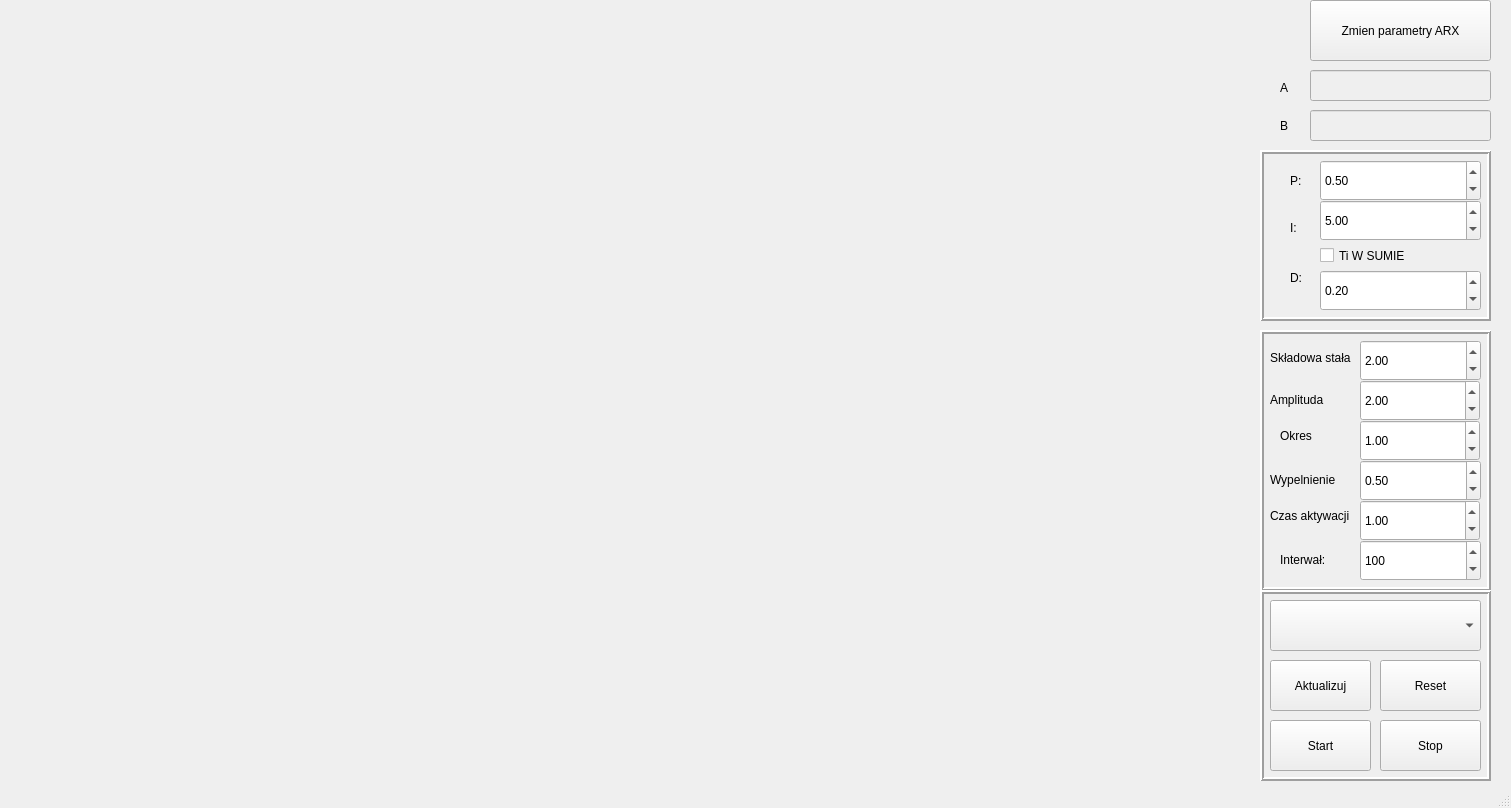
<?xml version="1.0" encoding="UTF-8"?>
<ui version="4.0">
 <class>MainWindow</class>
 <widget class="QMainWindow" name="MainWindow">
  <property name="geometry">
   <rect>
    <x>0</x>
    <y>0</y>
    <width>1511</width>
    <height>808</height>
   </rect>
  </property>
  <property name="windowTitle">
   <string>Symulator UAR</string>
  </property>
  <widget class="QWidget" name="centralwidget">
   <widget class="QCustomPlot" name="plotWartosci" native="true">
    <property name="geometry">
     <rect>
      <x>10</x>
      <y>10</y>
      <width>1221</width>
      <height>380</height>
     </rect>
    </property>
   </widget>
   <widget class="QCustomPlot" name="plotUchyb" native="true">
    <property name="geometry">
     <rect>
      <x>10</x>
      <y>400</y>
      <width>381</width>
      <height>371</height>
     </rect>
    </property>
   </widget>
   <widget class="QCustomPlot" name="plotPID" native="true">
    <property name="geometry">
     <rect>
      <x>410</x>
      <y>400</y>
      <width>391</width>
      <height>381</height>
     </rect>
    </property>
   </widget>
   <widget class="QCustomPlot" name="plotSterowanie" native="true">
    <property name="geometry">
     <rect>
      <x>820</x>
      <y>400</y>
      <width>411</width>
      <height>381</height>
     </rect>
    </property>
   </widget>
   <widget class="QFrame" name="frame_4">
    <property name="geometry">
     <rect>
      <x>1260</x>
      <y>150</y>
      <width>231</width>
      <height>171</height>
     </rect>
    </property>
    <property name="frameShape">
     <enum>QFrame::Shape::Box</enum>
    </property>
    <property name="frameShadow">
     <enum>QFrame::Shadow::Raised</enum>
    </property>
    <property name="lineWidth">
     <number>2</number>
    </property>
    <widget class="QLabel" name="labelP">
     <property name="geometry">
      <rect>
       <x>30</x>
       <y>15</y>
       <width>31</width>
       <height>31</height>
      </rect>
     </property>
     <property name="text">
      <string>P:</string>
     </property>
    </widget>
    <widget class="QDoubleSpinBox" name="wartoscP">
     <property name="geometry">
      <rect>
       <x>60</x>
       <y>10</y>
       <width>161</width>
       <height>41</height>
      </rect>
     </property>
     <property name="decimals">
      <number>2</number>
     </property>
     <property name="singleStep">
      <double>0.500000000000000</double>
     </property>
     <property name="value">
      <double>0.500000000000000</double>
     </property>
    </widget>
    <widget class="QLabel" name="labelI">
     <property name="geometry">
      <rect>
       <x>30</x>
       <y>70</y>
       <width>21</width>
       <height>16</height>
      </rect>
     </property>
     <property name="text">
      <string>I:</string>
     </property>
    </widget>
    <widget class="QDoubleSpinBox" name="wartoscI">
     <property name="geometry">
      <rect>
       <x>60</x>
       <y>50</y>
       <width>161</width>
       <height>41</height>
      </rect>
     </property>
     <property name="singleStep">
      <double>0.500000000000000</double>
     </property>
     <property name="value">
      <double>5.000000000000000</double>
     </property>
    </widget>
    <widget class="QLabel" name="labelD">
     <property name="geometry">
      <rect>
       <x>30</x>
       <y>120</y>
       <width>21</width>
       <height>16</height>
      </rect>
     </property>
     <property name="text">
      <string>D:</string>
     </property>
    </widget>
    <widget class="QDoubleSpinBox" name="wartoscD">
     <property name="geometry">
      <rect>
       <x>60</x>
       <y>120</y>
       <width>161</width>
       <height>41</height>
      </rect>
     </property>
     <property name="singleStep">
      <double>0.200000000000000</double>
     </property>
     <property name="value">
      <double>0.200000000000000</double>
     </property>
    </widget>
    <widget class="QCheckBox" name="sumaCheckBox">
     <property name="geometry">
      <rect>
       <x>60</x>
       <y>90</y>
       <width>161</width>
       <height>31</height>
      </rect>
     </property>
     <property name="text">
      <string>Ti W SUMIE</string>
     </property>
    </widget>
   </widget>
   <widget class="QFrame" name="frame_2">
    <property name="geometry">
     <rect>
      <x>1260</x>
      <y>330</y>
      <width>231</width>
      <height>261</height>
     </rect>
    </property>
    <property name="frameShape">
     <enum>QFrame::Shape::Box</enum>
    </property>
    <property name="frameShadow">
     <enum>QFrame::Shadow::Raised</enum>
    </property>
    <property name="lineWidth">
     <number>2</number>
    </property>
    <widget class="QLabel" name="labelWartZad">
     <property name="geometry">
      <rect>
       <x>10</x>
       <y>60</y>
       <width>91</width>
       <height>20</height>
      </rect>
     </property>
     <property name="text">
      <string>Amplituda</string>
     </property>
    </widget>
    <widget class="QDoubleSpinBox" name="wartoscZadana">
     <property name="geometry">
      <rect>
       <x>100</x>
       <y>50</y>
       <width>120</width>
       <height>41</height>
      </rect>
     </property>
     <property name="value">
      <double>2.000000000000000</double>
     </property>
    </widget>
    <widget class="QLabel" name="labelOkres">
     <property name="geometry">
      <rect>
       <x>20</x>
       <y>90</y>
       <width>101</width>
       <height>31</height>
      </rect>
     </property>
     <property name="text">
      <string>Okres</string>
     </property>
    </widget>
    <widget class="QDoubleSpinBox" name="okres">
     <property name="geometry">
      <rect>
       <x>100</x>
       <y>90</y>
       <width>120</width>
       <height>41</height>
      </rect>
     </property>
     <property name="value">
      <double>1.000000000000000</double>
     </property>
    </widget>
    <widget class="QLabel" name="labelCzasAkt">
     <property name="geometry">
      <rect>
       <x>10</x>
       <y>170</y>
       <width>91</width>
       <height>31</height>
      </rect>
     </property>
     <property name="text">
      <string>Czas aktywacji</string>
     </property>
    </widget>
    <widget class="QDoubleSpinBox" name="czasAktywacji">
     <property name="geometry">
      <rect>
       <x>100</x>
       <y>170</y>
       <width>120</width>
       <height>41</height>
      </rect>
     </property>
     <property name="value">
      <double>1.000000000000000</double>
     </property>
    </widget>
    <widget class="QDoubleSpinBox" name="skladowaStalaSpinBox">
     <property name="geometry">
      <rect>
       <x>100</x>
       <y>10</y>
       <width>121</width>
       <height>41</height>
      </rect>
     </property>
     <property name="value">
      <double>2.000000000000000</double>
     </property>
    </widget>
    <widget class="QDoubleSpinBox" name="wypelnienieSpinBox">
     <property name="geometry">
      <rect>
       <x>100</x>
       <y>130</y>
       <width>121</width>
       <height>41</height>
      </rect>
     </property>
     <property name="maximum">
      <double>1.000000000000000</double>
     </property>
     <property name="singleStep">
      <double>0.100000000000000</double>
     </property>
     <property name="value">
      <double>0.500000000000000</double>
     </property>
    </widget>
    <widget class="QSpinBox" name="czas_spinBox">
     <property name="geometry">
      <rect>
       <x>100</x>
       <y>210</y>
       <width>121</width>
       <height>41</height>
      </rect>
     </property>
     <property name="minimum">
      <number>1</number>
     </property>
     <property name="maximum">
      <number>999999999</number>
     </property>
     <property name="value">
      <number>100</number>
     </property>
    </widget>
    <widget class="QLabel" name="label_4">
     <property name="geometry">
      <rect>
       <x>10</x>
       <y>140</y>
       <width>71</width>
       <height>20</height>
      </rect>
     </property>
     <property name="text">
      <string>Wypelnienie</string>
     </property>
    </widget>
    <widget class="QLabel" name="label">
     <property name="geometry">
      <rect>
       <x>20</x>
       <y>220</y>
       <width>63</width>
       <height>20</height>
      </rect>
     </property>
     <property name="text">
      <string>Interwał:</string>
     </property>
    </widget>
    <widget class="QLabel" name="label_5">
     <property name="geometry">
      <rect>
       <x>10</x>
       <y>20</y>
       <width>91</width>
       <height>16</height>
      </rect>
     </property>
     <property name="text">
      <string>Składowa stała</string>
     </property>
    </widget>
   </widget>
   <widget class="QFrame" name="frame">
    <property name="geometry">
     <rect>
      <x>1260</x>
      <y>590</y>
      <width>231</width>
      <height>191</height>
     </rect>
    </property>
    <property name="frameShape">
     <enum>QFrame::Shape::Box</enum>
    </property>
    <property name="frameShadow">
     <enum>QFrame::Shadow::Raised</enum>
    </property>
    <property name="lineWidth">
     <number>2</number>
    </property>
    <widget class="QComboBox" name="rodzajWykresu">
     <property name="geometry">
      <rect>
       <x>10</x>
       <y>10</y>
       <width>211</width>
       <height>51</height>
      </rect>
     </property>
    </widget>
    <widget class="QPushButton" name="aktualizuj">
     <property name="geometry">
      <rect>
       <x>10</x>
       <y>70</y>
       <width>101</width>
       <height>51</height>
      </rect>
     </property>
     <property name="text">
      <string>Aktualizuj</string>
     </property>
    </widget>
    <widget class="QPushButton" name="startButton">
     <property name="geometry">
      <rect>
       <x>10</x>
       <y>130</y>
       <width>101</width>
       <height>51</height>
      </rect>
     </property>
     <property name="text">
      <string>Start</string>
     </property>
    </widget>
    <widget class="QPushButton" name="stopButton">
     <property name="geometry">
      <rect>
       <x>120</x>
       <y>130</y>
       <width>101</width>
       <height>51</height>
      </rect>
     </property>
     <property name="text">
      <string>Stop</string>
     </property>
    </widget>
    <widget class="QPushButton" name="reset_pushButton">
     <property name="geometry">
      <rect>
       <x>120</x>
       <y>70</y>
       <width>101</width>
       <height>51</height>
      </rect>
     </property>
     <property name="text">
      <string>Reset</string>
     </property>
    </widget>
   </widget>
   <widget class="QPushButton" name="zmienARXbutton">
    <property name="geometry">
     <rect>
      <x>1310</x>
      <y>0</y>
      <width>181</width>
      <height>61</height>
     </rect>
    </property>
    <property name="text">
     <string>Zmien parametry ARX</string>
    </property>
   </widget>
   <widget class="QLineEdit" name="wektoryBLIneEdit">
    <property name="enabled">
     <bool>false</bool>
    </property>
    <property name="geometry">
     <rect>
      <x>1310</x>
      <y>110</y>
      <width>181</width>
      <height>31</height>
     </rect>
    </property>
   </widget>
   <widget class="QLineEdit" name="wektoryALIneEdit">
    <property name="enabled">
     <bool>false</bool>
    </property>
    <property name="geometry">
     <rect>
      <x>1310</x>
      <y>70</y>
      <width>181</width>
      <height>31</height>
     </rect>
    </property>
    <property name="readOnly">
     <bool>false</bool>
    </property>
   </widget>
   <widget class="QLabel" name="label_2">
    <property name="geometry">
     <rect>
      <x>1280</x>
      <y>80</y>
      <width>49</width>
      <height>16</height>
     </rect>
    </property>
    <property name="text">
     <string>A</string>
    </property>
   </widget>
   <widget class="QLabel" name="label_3">
    <property name="geometry">
     <rect>
      <x>1280</x>
      <y>110</y>
      <width>51</width>
      <height>31</height>
     </rect>
    </property>
    <property name="text">
     <string>B</string>
    </property>
   </widget>
  </widget>
  <widget class="QMenuBar" name="menubar">
   <property name="geometry">
    <rect>
     <x>0</x>
     <y>0</y>
     <width>1511</width>
     <height>25</height>
    </rect>
   </property>
  </widget>
  <widget class="QStatusBar" name="statusbar"/>
 </widget>
 <customwidgets>
  <customwidget>
   <class>QCustomPlot</class>
   <extends>QWidget</extends>
   <header>qcustomplot.h</header>
  </customwidget>
 </customwidgets>
 <resources/>
 <connections/>
</ui>
